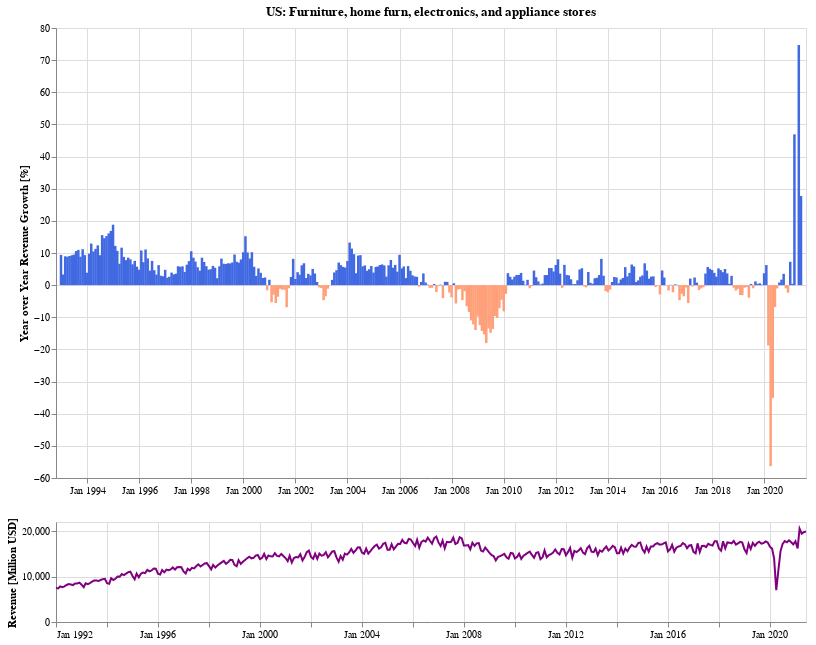

Notebook cell for this chart:
### Markdown cell above
### What is the *growth* trend for home furnishing retail stores?

### Code cell
def doYoYChartFor(metric, df, color='royalblue'):
    yoy = df[[metric]].pct_change(12).apply(lambda v: v*100.).sort_index()

    return alt.Chart(yoy[-160:].reset_index()).mark_bar(size=2.5).transform_filter(f"datum['{metric}'] < 100").encode(
        alt.X('dt:T', axis=alt.Axis(title='')),
        alt.Y(f'{metric}:Q', axis=alt.Axis(title='Year over Year Revenue Growth [%]'.format(metric))),
        color=alt.condition(f"datum['{metric}'] < 0",
            alt.value('tomato'),
            alt.value(color)
        ),
        tooltip=[alt.Tooltip('dt:T'), alt.Tooltip(f'{metric}:Q', title='YoY Change [%]', format=',.02f')]
    ).properties(
        title=f'US: {metric} - growth over time',
        height=500,
        width=750
    )

def doComboChartFor(metric, df, yLabel='Revenue [Million USD]', color='royalblue', background=True):
    pmp = df[metric].sort_index().copy().reset_index().dropna()
    
    brush = alt.selection(type='interval', encodings=['x'])
    
    base = alt.Chart(pmp).mark_line(color='purple').encode(
        alt.X('dt:T', axis=alt.Axis(title='', format='%b %Y')),
        alt.Y(f'{metric}:Q', axis=alt.Axis(title=yLabel)),
        tooltip=[alt.Tooltip("dt:T", format="%b %Y"), alt.Tooltip(f"yoy:Q", format=",.02f")]
    ).properties(
        width=750,
        height=450
    )
    
    upper = base.mark_bar(color=color, size=2.5).transform_window(
        window=[alt.WindowFieldDef("lag", metric, param=12, **{ 'as': 'previous' })],
        sort=[{"field": "dt"}],
    ).transform_calculate(
        yoy=f"((datum['{metric}'] - datum.previous) / datum.previous) * 100"
    ).transform_filter("datum['yoy'] < 100").encode(
        alt.X('dt:T', axis=alt.Axis(title='', format='%b %Y'), scale=alt.Scale(domain=brush), impute=alt.ImputeParams(value=None)),
        alt.Y('yoy:Q', axis=alt.Axis(title='Year over Year Revenue Growth [%]')),
        color=alt.condition("datum['yoy'] < 0",
            alt.value('lightsalmon'),
            alt.value(color)
        ),
        tooltip=[alt.Tooltip('dt:T', format='%B %Y', title='Period'), alt.Tooltip('yoy:Q', format=',.02f')]
    ).properties(
        title=f'US: {metric}',
    )
    
    lower = base.properties(
        height=100
    ).add_selection(brush)

    return (upper & lower).properties(background='white') if background else (upper & lower)
    
c = doYoYChartFor('Furniture, home furn, electronics, and appliance stores', df_combined)
c.save('retailsales.png')
#c.display()

doComboChartFor('Furniture, home furn, electronics, and appliance stores', df_combined)

### Figure 1 — Vega-Lite specification as saved in the notebook (floating-point values rounded to 4 significant figures; data arrays with more than 128 entries replaced by an {"elided": "..."} marker saying what was removed)
{"config": {"view": {"continuousWidth": 400, "continuousHeight": 300}}, "vconcat": [{"mark": {"type": "bar", "color": "royalblue", "size": 2.5}, "encoding": {"color": {"condition": {"value": "lightsalmon", "test": "datum['yoy'] < 0"}, "value": "royalblue"}, "tooltip": [{"type": "temporal", "field": "dt", "format": "%B %Y", "title": "Period"}, {"type": "quantitative", "field": "yoy", "format": ",.02f"}], "x": {"type": "temporal", "axis": {"format": "%b %Y", "title": ""}, "field": "dt", "impute": {"value": null}, "scale": {"domain": {"selection": "selector125"}}}, "y": {"type": "quantitative", "axis": {"title": "Year over Year Revenue Growth [%]"}, "field": "yoy"}}, "height": 450, "title": "US: Furniture, home furn, electronics, and appliance stores", "transform": [{"window": [{"op": "lag", "field": "Furniture, home furn, electronics, and appliance stores", "param": 12, "as": "previous"}], "sort": [{"field": "dt"}]}, {"calculate": "((datum['Furniture, home furn, electronics, and appliance stores'] - datum.previous) / datum.previous) * 100", "as": "yoy"}, {"filter": "datum['yoy'] < 100"}], "width": 750}, {"mark": {"type": "line", "color": "purple"}, "encoding": {"tooltip": [{"type": "temporal", "field": "dt", "format": "%b %Y"}, {"type": "quantitative", "field": "yoy", "format": ",.02f"}], "x": {"type": "temporal", "axis": {"format": "%b %Y", "title": ""}, "field": "dt"}, "y": {"type": "quantitative", "axis": {"title": "Revenue [Million USD]"}, "field": "Furniture, home furn, electronics, and appliance stores"}}, "height": 100, "selection": {"selector125": {"type": "interval", "encodings": ["x"]}}, "width": 750}], "background": "white", "data": {"name": "data-8ae5cd40006331338699e46032342b38"}, "$schema": "https://vega.github.io/schema/vega-lite/v4.8.1.json", "datasets": {"data-8ae5cd40006331338699e46032342b38": {"elided": "354 records"}}}
